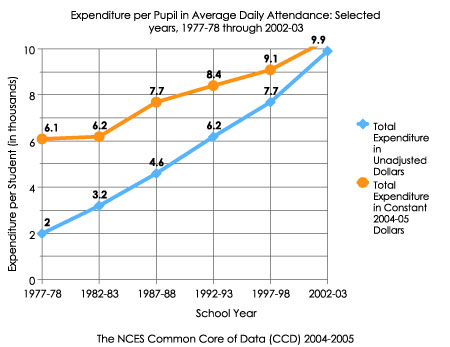
//> input picture pics/13.jpg, 450 x 347 px
$ ./y_label_batman ../../pics/13.jpg   (built with g++ and OpenCV 4)
//> lines starting //> are read from the running program, lines starting //| are printed output that depends on the picture; after the words box and inside, x2 and y2 are one past the last pixel; in counts of white or black regions, pixels touching at a corner belong together
#include "opencv2/core/core.hpp"
#include "opencv2/highgui/highgui.hpp"
#include <stdio.h>
#include <vector>
#include "opencv2/imgproc/imgproc.hpp"
#include "opencv2/imgproc/imgproc.hpp"
#include "pugixml.hpp"
#include <bits/stdc++.h>

using namespace cv;
using namespace std;
using namespace pugi;


int main(int argc, char const *argv[])
{
  queue<pair<int,int> > Q_points;
  if (argc != 2) {
    printf("usage: ./{prog name} <graph-img>\n");
    return 0;
  }
  Mat img = imread(argv[1],0);
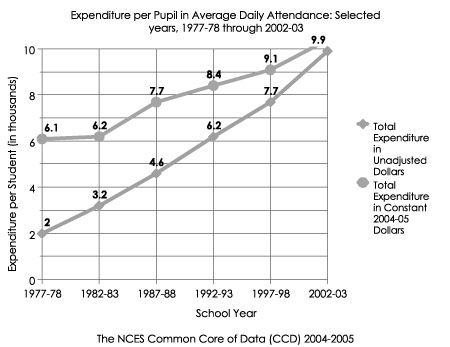
//> img: 347 rows x 450 cols, CV_8UC1; min 0, max 255, mean 242.1
  Mat binary = img > 220;
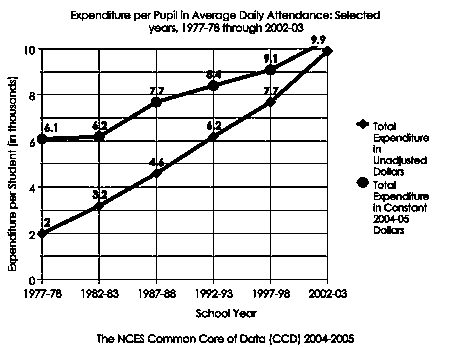
//> binary: 347 rows x 450 cols, CV_8UC1; 89% white; black in thin lines or dots
  imshow("sdva",binary);
  int a = 0.005 * img.rows;
//> a = 1
  if(a==0)
    a = 3;
  if(!a%2)
    a+=1;
  dilate(binary, binary, getStructuringElement(MORPH_RECT, Size(a,a)));
  a = 0.03 * img.rows;
//> a = 10
  if(!a%2)
    a=a+1;
  erode(binary, binary, getStructuringElement(MORPH_RECT, Size(a,a)));
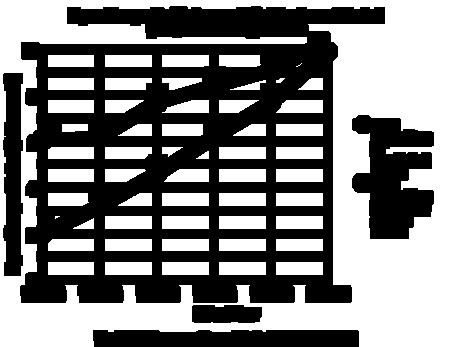
//> binary: 347 rows x 450 cols, CV_8UC1; 51% white; 5 black regions, box (x1, y1, x2, y2) and area: (20, 6, 385, 303) 60983, (352, 115, 434, 239) 6639, (93, 330, 359, 347) 4378, (3, 73, 23, 276) 3382, (192, 305, 262, 323) 1178
  imshow("sdv",binary);
  vector<int> contain(binary.rows-1,0);
  for(int i=0;i<binary.rows-1;i++)
  {
    for(int j=0;j<binary.cols-1;j++)
    {
      if(binary.at<uchar>(i,j)<220)
      {
        contain[i]++;
      }
    }
  }
//> after the loop, contain = 346 values, max 404 at index 190, min 0 at index 0, mean 220.5
  bool isStartBlack = false;
  for (int i = 0; i < contain.size(); i++) {
    if (contain[i] < img.cols/5)
      contain[i] = 0;
    else
      contain[i] = 1;
  }
//> after the loop, contain = 346 values, max 1 at index 7, min 0 at index 0, mean 0.827
  if (contain[0] == 1)
    isStartBlack = true;
  bool isStart = false;
  int b = 0;
  a = 0;
  if (isStartBlack) {
    isStart = true;
    a = 0;
  }
  int seg = 0;
  for (int i = 1; i < contain.size(); i++) {
    if (contain[i] != contain[i-1]) {
      // edge
      if (!isStart) {
        isStart = true;
        a = i;
      } else {
        isStart =  false;
        b = i;
        cout<<"\n-->"<<a<<" "<<b;
        Mat new_img = Mat(img, Rect(Point2f(0, a), Point2f(img.cols-1, b)));

        string aa = "y_label_batman" + to_string(seg) + ".jpg";
        Q_points.push({a, b});
        imshow(aa.c_str(),new_img);

        imwrite(aa.c_str(),new_img);
        seg++;
      }
    }
  }
//> this loop made 345 passes
//> aa on passes 243, 262, 303: "y_label_batman1.jpg", "y_label_batman2.jpg", "y_label_batman3.jpg"
//| -->7 37
//| -->44 243
//| -->251 262
//| -->273 303
//> (output is shown up to pass 303 of 345)
//> after the loop, isStart = true; a = 330; seg = 4
  // [30 lines of commented-out code are left out]
  system("rm tot_out_y.txt");
  for(int i=0;i<seg;i++)
  {
  string a =  "y_label_batman" + to_string(i) + ".jpg";
  cout<<"\n"<<a;
  string to_tess ="tesseract " + a + " dig_out -psm 8 digits";
  system(to_tess.c_str());
  char txt_ver[1024];
  ifstream in;
  in.open("dig_out.txt");
  in.getline(txt_ver, 1000, '\n');
  in.close();
  ofstream of;
  of.open("tot_out_y.txt",ofstream::app);
  pair<int,int> frnt = Q_points.front();
  Q_points.pop();
  of<<(frnt.first+frnt.second)/2<<" "<<txt_ver<<"\n";
  of.close();
  cout<<"\n txt_ver "<<txt_ver;
  }
//> this loop made 4 passes
//| y_label_batman0.jpg
//|  txt_ver With deéay function
//| y_label_batman1.jpg
//|  txt_ver With deéay function
//| y_label_batman2.jpg
//|  txt_ver With deéay function
//| y_label_batman3.jpg
//|  txt_ver With deéay function


 // waitKey(0);

}

$ run again, on pics/15.jpg
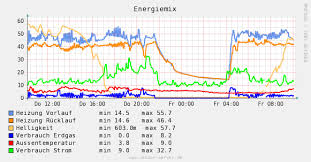
//> input picture pics/15.jpg, 311 x 162 px
//> `Mat binary = img > 220;`:
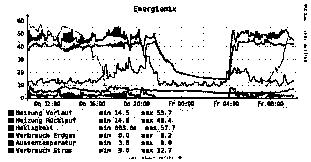
//> binary: 162 rows x 311 cols, CV_8UC1; 85.2% white; black in thin lines or dots
//> `erode(binary, binary, getStructuringElement(MORPH_RECT, Size(a,a)));`:
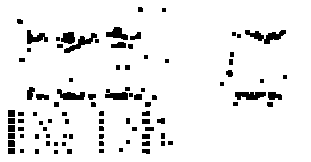
//> binary: 162 rows x 311 cols, CV_8UC1; 92.5% white; 93 black regions (27 under 20 px), largest, box (x1, y1, x2, y2) and area: (245, 30, 286, 44) 263, (64, 33, 97, 53) 205, (235, 92, 266, 100) 197
//> after the loop `for(int i=0;i<binary.rows-1;i++)`: contain = 161 values, max 136 at index 95, min 0 at index 0, mean 23.49
//> after the loop `for (int i = 0; i < contain.size(); i++)`: contain = 161 values, max 1 at index 33, min 0 at index 0, mean 0.0994
//> the loop `for (int i = 1; i < contain.size(); i++)` made 160 passes
//> (aa, seg) on pass 100: ("y_label_batman1.jpg", 2)
//> (printed output is left out)
//> after the loop `for (int i = 1; i < contain.size(); i++)`: isStart = false; a = 92; seg = 2
//> the loop `for(int i=0;i<seg;i++)` made 2 passes
//| y_label_batman0.jpg
//|  txt_ver With deéay function
//| y_label_batman1.jpg
//|  txt_ver With deéay function
